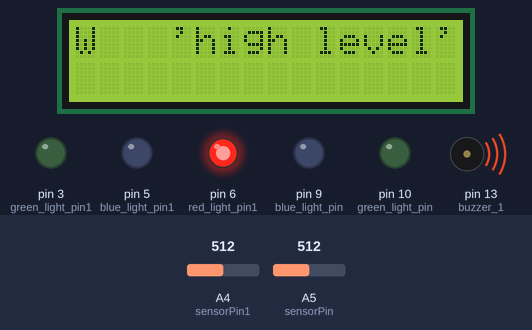
The sketch below on a simulated Arduino Uno, built with avr-gcc and run on an emulated ATmega328P. Parts: 16×2 character LCD, output pins drawn as LEDs (lit = HIGH), buzzer (waves = sounding). Inputs (shaded band) come from the test bench; at power-on: A4 (sensorPin1) = 512, A5 (sensorPin) = 512. Pins used as bus, display or sensor lines are not drawn.

Above: at 1.2 s.
1.3 s: A4 (sensorPin1) set to 317
6.6 s: A4 (sensorPin1) set to 291
At 8.0 s:
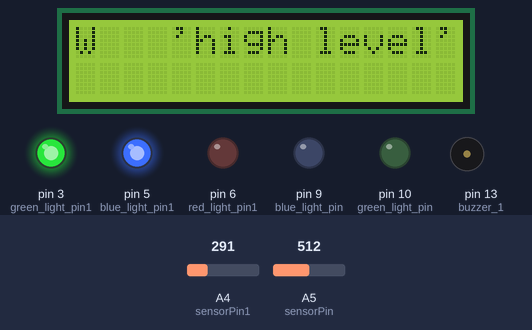
9.8 s: A5 (sensorPin) set to 154
11.9 s: A5 (sensorPin) set to 134
At 12.67 s:
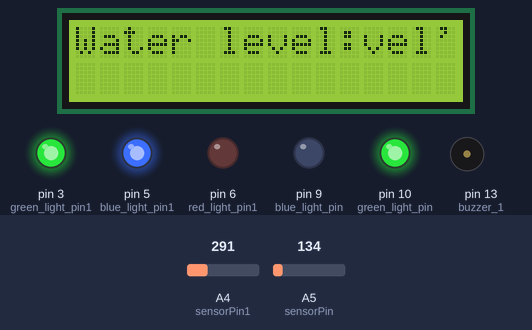
15.2 s: A5 (sensorPin) set to 90
At 15.43 s:
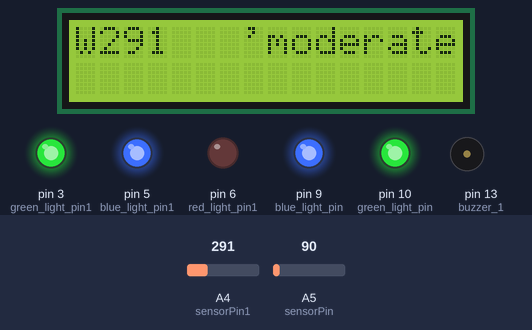
17.7 s: A4 (sensorPin1) set to 106
At 17.91 s:
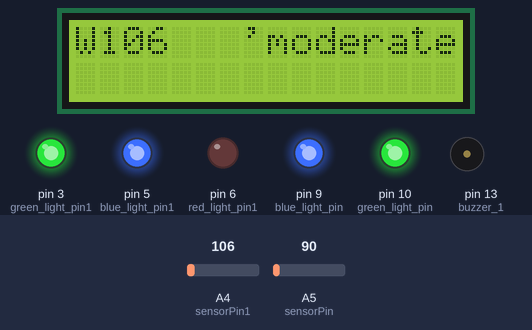
19.2 s: A4 (sensorPin1) set to 95
At 19.46 s:
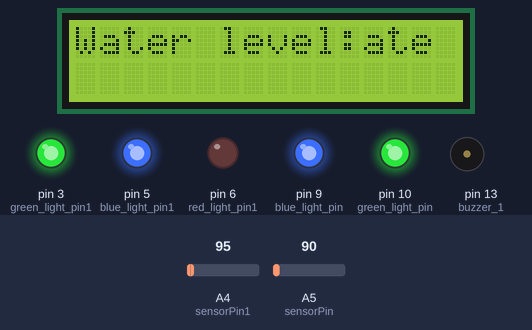
Timing chart, 0 to 22.2 s (numbered marks = the images above; inputs shaded):
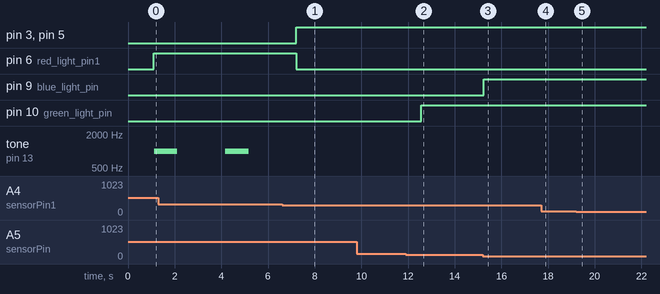

Measured:
- the behaviour switches between 300 and 299 on A4 (sensorPin1) (found by bisection; images 0 and 1)
- the behaviour switches between 140 and 139 on A5 (sensorPin) (found by bisection; images 1 and 2)
- the behaviour switches between 100 and 99 on A4 (sensorPin1) (found by bisection; images 4 and 5)
- after the input at 6.6 s, pin 3 (green_light_pin1), pin 5 (blue_light_pin1): LOW → HIGH after 0.62 s; pin 6 (red_light_pin1): HIGH → LOW after 0.62 s; tone on pin 13 (buzzer_1): stays silent (without the input it goes to 1000 Hz after 0.62 s)
- after the input at 11.9 s, pin 10 (green_light_pin): LOW → HIGH after 0.67 s
- after the input at 15.2 s, pin 9 (blue_light_pin): LOW → HIGH at once
- after the input at 19.2 s, the display: changes after 0.11 s (image 5)

The sketch:

Water_level_indicator_.ino
```cpp
// RGB first sensor
int red_light_pin= 11;
int green_light_pin = 10;
int blue_light_pin = 9;
//RGB second sensor
int red_light_pin1= 6;
int green_light_pin1 = 3;
int blue_light_pin1 = 5;
// two buzz
int buzzer_1=13;
int buzzer_2=12;

// Sensor pins
#define sensorPower 7
#define sensorPin A5
// Value for storing water level1
int val = 0;

// Sensor pins
#define sensorPower1 8
#define sensorPin1 A4
// Value for storing water level2
int val1 = 0;

//lcd  definition code
#include <LiquidCrystal.h>
const int rs = 4 , en = 11, d4 = A0, d5 = A1, d6 = A2, d7 = A3;
LiquidCrystal lcd (rs , en , d4 , d5 , d6 , d7);


void setup() {
  // Set D7 && D8 as an OUTPUT
  pinMode(sensorPower, OUTPUT);
  pinMode(sensorPower1, OUTPUT);

  // Set to LOW so no power flows through the sensor
  digitalWrite(sensorPower, LOW);
  digitalWrite(sensorPower1, LOW);

  Serial.begin(9600);

  pinMode(red_light_pin, OUTPUT);
  pinMode(green_light_pin, OUTPUT);
  pinMode(blue_light_pin, OUTPUT);

  pinMode(red_light_pin1, OUTPUT);
  pinMode(green_light_pin1, OUTPUT);
  pinMode(blue_light_pin1, OUTPUT);

  pinMode(buzzer_1, OUTPUT);
  pinMode(buzzer_2, OUTPUT);

  //lcd setup
  lcd.begin(16,2);
  lcd.print(" Drugs Application ");


}
void loop() {

  if(readSensor()<100){
    RGB_color(0, 255, 255);
    lcd.setCursor(0,0);
    lcd.print("Water level:");
    lcd.print(readSensor());
    lcd.setCursor(1,0);
    lcd.print("   'low level' ");


  }
  else if (readSensor()<140&&readSensor()>100){
  RGB_color(255, 255, 0);
   lcd.setCursor(0,0);
    lcd.print("Water level:");
    lcd.print(readSensor());
    lcd.setCursor(1,0);
    lcd.print("   'moderate level' ");

   }
  else{
     RGB_color(255, 0, 0);
    lcd.setCursor(0,0);
    lcd.print("Water level:");
    lcd.print(readSensor());
    lcd.setCursor(1,0);
    lcd.print("   'high level'  WARNING!! ");

     tone(buzzer_1, 1000); // Send 1KHz sound signal...
   // delay(1000);        // ...for 1 sec
     noTone(buzzer_1);     // Stop sound...
     delay(1000);        // ...for 1sec

  }
if(readSensor1()<300){
    RGB_color1(0, 255, 255); // Cyan
    lcd.setCursor(0,0);
    lcd.print("Water level:");
    lcd.setCursor(1,0);
    lcd.print(readSensor1());
    lcd.print("   'moderate level' ");

  }
  else{
     RGB_color1(255, 0, 0);//red
    lcd.setCursor(0,0);
    lcd.print("Water level:");
    lcd.setCursor(1,0);
    lcd.print("   'high level'  WARNING!! ");

    tone(buzzer_2, 1000); // Send 1KHz sound signal...
    delay(1000);        // ...for 1 sec
     noTone(buzzer_2);     // Stop sound...
     delay(1000);


     }
}
// function for making specific color in rgb for first sensor
void RGB_color(int red_light_value, int green_light_value, int blue_light_value)
 {
  analogWrite(red_light_pin, red_light_value);
  analogWrite(green_light_pin, green_light_value);
  analogWrite(blue_light_pin, blue_light_value);
}
// function for second sensor
void RGB_color1(int red_light_value1, int green_light_value1, int blue_light_value1)
 {
  analogWrite(red_light_pin1, red_light_value1);
  analogWrite(green_light_pin1, green_light_value1);
  analogWrite(blue_light_pin1, blue_light_value1);
}
// function to get reading of sensor
int readSensor() {
  digitalWrite(sensorPower, HIGH);  // Turn the sensor ON
  delay(10);              // wait 10 milliseconds
  val = analogRead(sensorPin);    // Read the analog value form sensor
  digitalWrite(sensorPower, LOW);   // Turn the sensor OFF
  return val;             // send current reading
}

int readSensor1() {
  digitalWrite(sensorPower1, HIGH);  // Turn the sensor ON
  delay(10);              // wait 10 milliseconds
  val1 = analogRead(sensorPin1);    // Read the analog value form sensor
  digitalWrite(sensorPower1, LOW);   // Turn the sensor OFF
  return val1;             // send current reading
}
```
